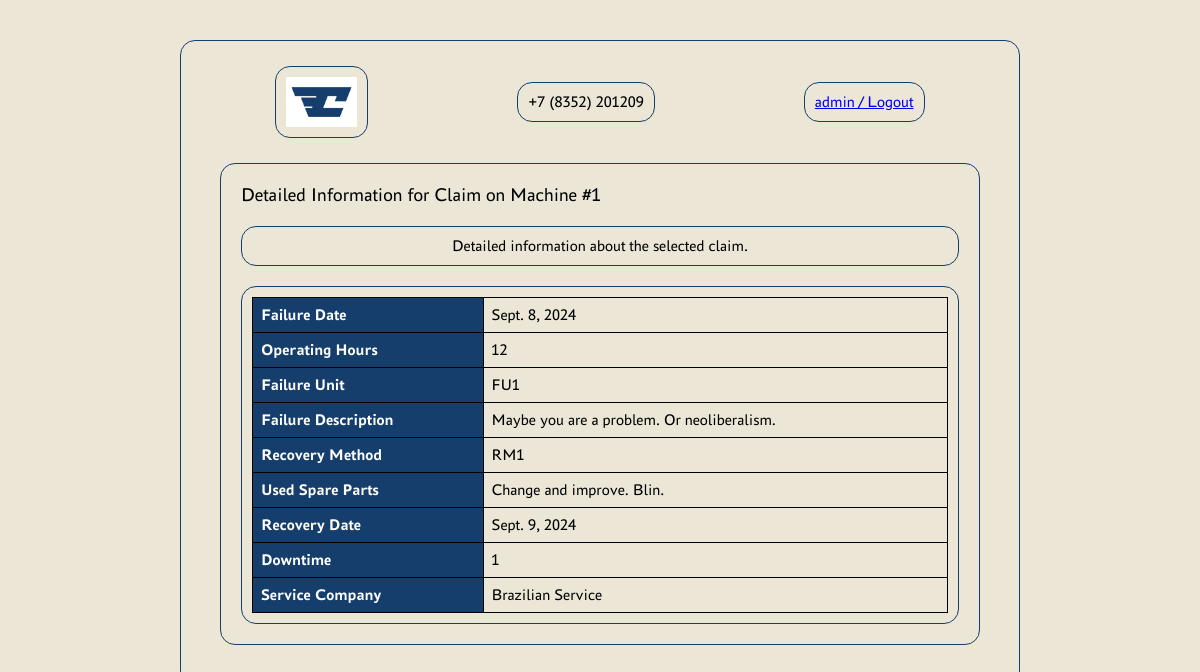
Page /claims_detailed/1/ (signed in) on the committed database.
### silant_app/models/models.py (models this page shows, shortened)
class CustomUser(AbstractUser):
    is_service_company = models.BooleanField(default=False)

class Claim(models.Model):
    machine = models.ForeignKey(Machine, on_delete=models.CASCADE)
    failure_date = models.DateField()
    operating_hours = models.IntegerField()
    failure_unit = models.ForeignKey(FailureUnitReference, related_name='failure_units', on_delete=models.CASCADE)
    failure_description = models.TextField()
    recovery_method = models.ForeignKey(RecoveryMethodReference, related_name='recovery_methods',
                                        on_delete=models.CASCADE)
    used_spare_parts = models.TextField()
    recovery_date = models.DateField()
    downtime = models.IntegerField()  # Calculated as recovery_date - failure_date
    service_company = models.ForeignKey(ServiceCompanyReference, related_name='claim_service_companies',
                                        on_delete=models.CASCADE)

class Machine(models.Model):
    serial_number = models.CharField(max_length=255, unique=True)
    model = models.ForeignKey(MachineModelReference, related_name='machine_models', on_delete=models.CASCADE)
    engine_model = models.ForeignKey(EngineModelReference, related_name='engine_models', on_delete=models.CASCADE)
    engine_serial_number = models.CharField(max_length=255)
    transmission_model = models.ForeignKey(TransmissionModelReference, related_name='transmission_models',
                                           on_delete=models.CASCADE)
    transmission_serial_number = models.CharField(max_length=255)
    drive_axle_model = models.ForeignKey(DriveAxleModelReference, related_name='drive_axle_models',
                                         on_delete=models.CASCADE)
    drive_axle_serial_number = models.CharField(max_length=255)
    steer_axle_model = models.ForeignKey(SteerAxleModelReference, related_name='steer_axle_models',
                                         on_delete=models.CASCADE)
    steer_axle_serial_number = models.CharField(max_length=255)
    supply_contract = models.CharField(max_length=255)
    shipment_date = models.DateField()
    consignee = models.CharField(max_length=255)
    delivery_address = models.CharField(max_length=255)
    configuration = models.TextField(max_length=255)
    client = models.ForeignKey(settings.AUTH_USER_MODEL, related_name='machines', on_delete=models.SET_NULL, null=True,
                               blank=True)
    service_company = models.ForeignKey(ServiceCompanyReference, related_name='service_companies',
                                        on_delete=models.CASCADE)

### silant_app/models/reference_models.py (models this page shows, shortened)
class FailureUnitReference(models.Model):
    name = models.CharField(max_length=255)
    specification = models.TextField()

class RecoveryMethodReference(models.Model):
    name = models.CharField(max_length=255)
    specification = models.TextField()

class ServiceCompanyReference(models.Model):
    name = models.CharField(max_length=255)
    specification = models.TextField()

### silant_app/views.py (the view)
# urls.py: path('claims_detailed/<int:pk>/', ClaimDetailView.as_view(), name='claims_detailed'),
class ClaimDetailView(LoginRequiredMixin, ClaimPermissions, DetailView):
    model = Claim
    template_name = 'claims_detailed.html'
    context_object_name = 'claim'
    def get_context_data(self, **kwargs):
        context = super().get_context_data(**kwargs)
        context['user_name'] = self.request.user.username
        return context

### silant_app/views.py (called while the page is built)
    def test_func(self):
        user_groups = self.request.user.groups.values_list('id', flat=True)
        return any(group_id in [1, 3, 4, 5] for group_id in user_groups)

### templates/claims_detailed.html (shortened to what this page needs)
{% extends 'landing_page.html' %}
{% load static %}
{% block header_1 %}
    {% block header_2 %}
        <div class="header-container">
            <div class="logo">
                <img id="logo" src="{% static 'logo/Logotype accent RGB 1.jpg' %}" alt="Logo"
                     data-logged-in-url="{% url 'landing_page_logged_in' %}"
                     data-logged-out-url="{% url 'landing_page' %}">
            </div>
            <div class="contact-info" id="phone-number">Loading...</div>
            <div class="login-button"><a href="{% url 'logout' %}">{{ user_name }} / Logout</a></div>
        </div>
    {% endblock %}
{% endblock %}
{% block content %}
    <div class="main-title">Detailed Information for Claim on Machine #{{ claim.machine.serial_number }}</div>
    <div class="info-text">Detailed information about the selected claim.</div>
    {% if claim %}
        <div class="search-results-detailed">
            <table class="machine-details-table" onclick="window.location.href='{% url 'edit_claim' claim.pk %}'">
                <tbody>
                    <tr>
                        <td>Failure Date</td>
                        <td>{{ claim.failure_date }}</td>
                    </tr>
                    <tr>
                        <td>Operating Hours</td>
                        <td>{{ claim.operating_hours }}</td>
                    </tr>
                    <tr>
                        <td>Failure Unit</td>
                        <td>{{ claim.failure_unit.name }}</td>
                    </tr>
                    <tr>
                        <td>Failure Description</td>
                        <td>{{ claim.failure_description }}</td>
                    </tr>
                    <tr>
                        <td>Recovery Method</td>
                        <td>{{ claim.recovery_method.name }}</td>
                    </tr>
                    <tr>
                        <td>Used Spare Parts</td>
                        <td>{{ claim.used_spare_parts }}</td>
                    </tr>
                    <tr>
                        <td>Recovery Date</td>
                        <td>{{ claim.recovery_date }}</td>
                    </tr>
                    <tr>
                        <td>Downtime</td>
                        <td>{{ claim.downtime }}</td>
                    </tr>
                    <tr>
                        <td>Service Company</td>
                        <td>{{ claim.service_company.name }}</td>
                    </tr>
                </tbody>
            </table>
        </div>
    {% else %}
        <p>No detailed information found for this claim.</p>
    {% endif %}
{% endblock %}

### static/css/styles.css (style rules this page uses)
body { font-family: 'PT Astra Sans', sans-serif; margin: 40px auto; padding: 20px; display: flex; flex-direction: column; background-color: #EBE6D6; border: 1px solid #163E6C; border-radius: 15px; box-sizing: border-box; max-width: 70%; width: 100%; }
.header-container { display: flex; justify-content: space-around; align-items: center; }
.header-container > div { display: inline-block; background-color: #EBE6D6; border: 1px solid #163E6C; border-radius: 15px; padding: 10px; margin: 5px; }
.main-title { text-align: left; font-size: 1.2em; margin-bottom: 20px; }
.info-text { border: 1px solid #163E6C; border-radius: 15px; padding: 10px; margin: 20px 0; background-color: #EBE6D6; }
.search-results-detailed { margin-top: 20px; text-align: left; border: 1px solid #163E6C; border-radius: 15px; padding: 10px; background-color: #EBE6D6; }
.machine-details-table { width: 100%; border-collapse: collapse; }
.machine-details-table td { border: 1px solid black; padding: 8px; }
.machine-details-table td:first-child { font-weight: bold; background-color: #163E6C; color: #FFFFFF; }
.login-button { padding: 10px 20px; border: 1px solid #163E6C; border-radius: 5px; }
.logo img { max-width: 100%; height: auto; display: block; margin: 0 auto; max-height: 50px; }

### rows in the picture
CustomUser: username "admin"
Claim: machine.serial_number "1", failure_date "Sept. 8, 2024", operating_hours "12", failure_unit.name "FU1", failure_description "Maybe you are a problem. Or neoliberalism.", recovery_method.name "RM1", used_spare_parts "Change and improve. Blin.", recovery_date "Sept. 9, 2024", downtime "1", service_company.name "Brazilian Service"
